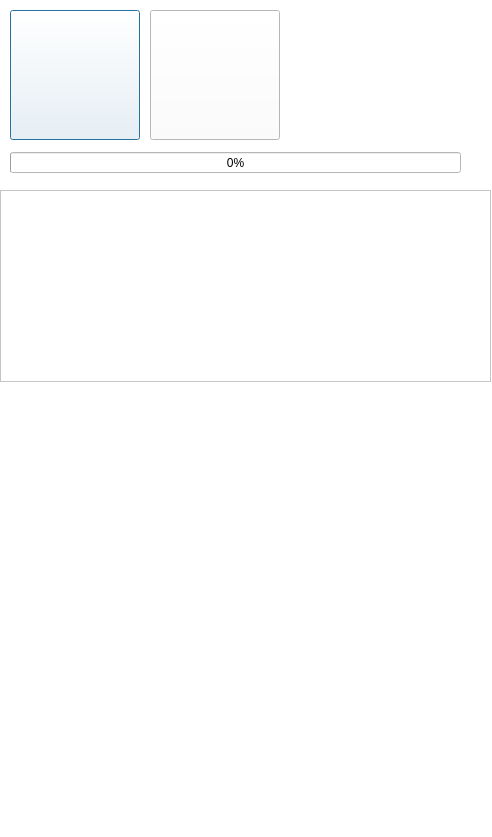
<?xml version="1.0" encoding="UTF-8"?>
<ui version="4.0">
 <class>formImageEdition</class>
 <widget class="QDialog" name="formImageEdition">
  <property name="geometry">
   <rect>
    <x>0</x>
    <y>0</y>
    <width>492</width>
    <height>837</height>
   </rect>
  </property>
  <property name="palette">
   <palette>
    <active>
     <colorrole role="WindowText">
      <brush brushstyle="SolidPattern">
       <color alpha="255">
        <red>0</red>
        <green>0</green>
        <blue>0</blue>
       </color>
      </brush>
     </colorrole>
     <colorrole role="Button">
      <brush brushstyle="SolidPattern">
       <color alpha="255">
        <red>255</red>
        <green>255</green>
        <blue>255</blue>
       </color>
      </brush>
     </colorrole>
     <colorrole role="Light">
      <brush brushstyle="SolidPattern">
       <color alpha="255">
        <red>255</red>
        <green>255</green>
        <blue>255</blue>
       </color>
      </brush>
     </colorrole>
     <colorrole role="Midlight">
      <brush brushstyle="SolidPattern">
       <color alpha="255">
        <red>255</red>
        <green>255</green>
        <blue>255</blue>
       </color>
      </brush>
     </colorrole>
     <colorrole role="Dark">
      <brush brushstyle="SolidPattern">
       <color alpha="255">
        <red>127</red>
        <green>127</green>
        <blue>127</blue>
       </color>
      </brush>
     </colorrole>
     <colorrole role="Mid">
      <brush brushstyle="SolidPattern">
       <color alpha="255">
        <red>170</red>
        <green>170</green>
        <blue>170</blue>
       </color>
      </brush>
     </colorrole>
     <colorrole role="Text">
      <brush brushstyle="SolidPattern">
       <color alpha="255">
        <red>0</red>
        <green>0</green>
        <blue>0</blue>
       </color>
      </brush>
     </colorrole>
     <colorrole role="BrightText">
      <brush brushstyle="SolidPattern">
       <color alpha="255">
        <red>255</red>
        <green>255</green>
        <blue>255</blue>
       </color>
      </brush>
     </colorrole>
     <colorrole role="ButtonText">
      <brush brushstyle="SolidPattern">
       <color alpha="255">
        <red>0</red>
        <green>0</green>
        <blue>0</blue>
       </color>
      </brush>
     </colorrole>
     <colorrole role="Base">
      <brush brushstyle="SolidPattern">
       <color alpha="255">
        <red>255</red>
        <green>255</green>
        <blue>255</blue>
       </color>
      </brush>
     </colorrole>
     <colorrole role="Window">
      <brush brushstyle="SolidPattern">
       <color alpha="255">
        <red>255</red>
        <green>255</green>
        <blue>255</blue>
       </color>
      </brush>
     </colorrole>
     <colorrole role="Shadow">
      <brush brushstyle="SolidPattern">
       <color alpha="255">
        <red>0</red>
        <green>0</green>
        <blue>0</blue>
       </color>
      </brush>
     </colorrole>
     <colorrole role="AlternateBase">
      <brush brushstyle="SolidPattern">
       <color alpha="255">
        <red>255</red>
        <green>255</green>
        <blue>255</blue>
       </color>
      </brush>
     </colorrole>
     <colorrole role="ToolTipBase">
      <brush brushstyle="SolidPattern">
       <color alpha="255">
        <red>255</red>
        <green>255</green>
        <blue>220</blue>
       </color>
      </brush>
     </colorrole>
     <colorrole role="ToolTipText">
      <brush brushstyle="SolidPattern">
       <color alpha="255">
        <red>0</red>
        <green>0</green>
        <blue>0</blue>
       </color>
      </brush>
     </colorrole>
    </active>
    <inactive>
     <colorrole role="WindowText">
      <brush brushstyle="SolidPattern">
       <color alpha="255">
        <red>0</red>
        <green>0</green>
        <blue>0</blue>
       </color>
      </brush>
     </colorrole>
     <colorrole role="Button">
      <brush brushstyle="SolidPattern">
       <color alpha="255">
        <red>255</red>
        <green>255</green>
        <blue>255</blue>
       </color>
      </brush>
     </colorrole>
     <colorrole role="Light">
      <brush brushstyle="SolidPattern">
       <color alpha="255">
        <red>255</red>
        <green>255</green>
        <blue>255</blue>
       </color>
      </brush>
     </colorrole>
     <colorrole role="Midlight">
      <brush brushstyle="SolidPattern">
       <color alpha="255">
        <red>255</red>
        <green>255</green>
        <blue>255</blue>
       </color>
      </brush>
     </colorrole>
     <colorrole role="Dark">
      <brush brushstyle="SolidPattern">
       <color alpha="255">
        <red>127</red>
        <green>127</green>
        <blue>127</blue>
       </color>
      </brush>
     </colorrole>
     <colorrole role="Mid">
      <brush brushstyle="SolidPattern">
       <color alpha="255">
        <red>170</red>
        <green>170</green>
        <blue>170</blue>
       </color>
      </brush>
     </colorrole>
     <colorrole role="Text">
      <brush brushstyle="SolidPattern">
       <color alpha="255">
        <red>0</red>
        <green>0</green>
        <blue>0</blue>
       </color>
      </brush>
     </colorrole>
     <colorrole role="BrightText">
      <brush brushstyle="SolidPattern">
       <color alpha="255">
        <red>255</red>
        <green>255</green>
        <blue>255</blue>
       </color>
      </brush>
     </colorrole>
     <colorrole role="ButtonText">
      <brush brushstyle="SolidPattern">
       <color alpha="255">
        <red>0</red>
        <green>0</green>
        <blue>0</blue>
       </color>
      </brush>
     </colorrole>
     <colorrole role="Base">
      <brush brushstyle="SolidPattern">
       <color alpha="255">
        <red>255</red>
        <green>255</green>
        <blue>255</blue>
       </color>
      </brush>
     </colorrole>
     <colorrole role="Window">
      <brush brushstyle="SolidPattern">
       <color alpha="255">
        <red>255</red>
        <green>255</green>
        <blue>255</blue>
       </color>
      </brush>
     </colorrole>
     <colorrole role="Shadow">
      <brush brushstyle="SolidPattern">
       <color alpha="255">
        <red>0</red>
        <green>0</green>
        <blue>0</blue>
       </color>
      </brush>
     </colorrole>
     <colorrole role="AlternateBase">
      <brush brushstyle="SolidPattern">
       <color alpha="255">
        <red>255</red>
        <green>255</green>
        <blue>255</blue>
       </color>
      </brush>
     </colorrole>
     <colorrole role="ToolTipBase">
      <brush brushstyle="SolidPattern">
       <color alpha="255">
        <red>255</red>
        <green>255</green>
        <blue>220</blue>
       </color>
      </brush>
     </colorrole>
     <colorrole role="ToolTipText">
      <brush brushstyle="SolidPattern">
       <color alpha="255">
        <red>0</red>
        <green>0</green>
        <blue>0</blue>
       </color>
      </brush>
     </colorrole>
    </inactive>
    <disabled>
     <colorrole role="WindowText">
      <brush brushstyle="SolidPattern">
       <color alpha="255">
        <red>127</red>
        <green>127</green>
        <blue>127</blue>
       </color>
      </brush>
     </colorrole>
     <colorrole role="Button">
      <brush brushstyle="SolidPattern">
       <color alpha="255">
        <red>255</red>
        <green>255</green>
        <blue>255</blue>
       </color>
      </brush>
     </colorrole>
     <colorrole role="Light">
      <brush brushstyle="SolidPattern">
       <color alpha="255">
        <red>255</red>
        <green>255</green>
        <blue>255</blue>
       </color>
      </brush>
     </colorrole>
     <colorrole role="Midlight">
      <brush brushstyle="SolidPattern">
       <color alpha="255">
        <red>255</red>
        <green>255</green>
        <blue>255</blue>
       </color>
      </brush>
     </colorrole>
     <colorrole role="Dark">
      <brush brushstyle="SolidPattern">
       <color alpha="255">
        <red>127</red>
        <green>127</green>
        <blue>127</blue>
       </color>
      </brush>
     </colorrole>
     <colorrole role="Mid">
      <brush brushstyle="SolidPattern">
       <color alpha="255">
        <red>170</red>
        <green>170</green>
        <blue>170</blue>
       </color>
      </brush>
     </colorrole>
     <colorrole role="Text">
      <brush brushstyle="SolidPattern">
       <color alpha="255">
        <red>127</red>
        <green>127</green>
        <blue>127</blue>
       </color>
      </brush>
     </colorrole>
     <colorrole role="BrightText">
      <brush brushstyle="SolidPattern">
       <color alpha="255">
        <red>255</red>
        <green>255</green>
        <blue>255</blue>
       </color>
      </brush>
     </colorrole>
     <colorrole role="ButtonText">
      <brush brushstyle="SolidPattern">
       <color alpha="255">
        <red>127</red>
        <green>127</green>
        <blue>127</blue>
       </color>
      </brush>
     </colorrole>
     <colorrole role="Base">
      <brush brushstyle="SolidPattern">
       <color alpha="255">
        <red>255</red>
        <green>255</green>
        <blue>255</blue>
       </color>
      </brush>
     </colorrole>
     <colorrole role="Window">
      <brush brushstyle="SolidPattern">
       <color alpha="255">
        <red>255</red>
        <green>255</green>
        <blue>255</blue>
       </color>
      </brush>
     </colorrole>
     <colorrole role="Shadow">
      <brush brushstyle="SolidPattern">
       <color alpha="255">
        <red>0</red>
        <green>0</green>
        <blue>0</blue>
       </color>
      </brush>
     </colorrole>
     <colorrole role="AlternateBase">
      <brush brushstyle="SolidPattern">
       <color alpha="255">
        <red>255</red>
        <green>255</green>
        <blue>255</blue>
       </color>
      </brush>
     </colorrole>
     <colorrole role="ToolTipBase">
      <brush brushstyle="SolidPattern">
       <color alpha="255">
        <red>255</red>
        <green>255</green>
        <blue>220</blue>
       </color>
      </brush>
     </colorrole>
     <colorrole role="ToolTipText">
      <brush brushstyle="SolidPattern">
       <color alpha="255">
        <red>0</red>
        <green>0</green>
        <blue>0</blue>
       </color>
      </brush>
     </colorrole>
    </disabled>
   </palette>
  </property>
  <property name="windowTitle">
   <string>Image Edition</string>
  </property>
  <property name="autoFillBackground">
   <bool>false</bool>
  </property>
  <widget class="QPushButton" name="pbSynLastSnapshot">
   <property name="geometry">
    <rect>
     <x>10</x>
     <y>10</y>
     <width>130</width>
     <height>130</height>
    </rect>
   </property>
   <property name="palette">
    <palette>
     <active>
      <colorrole role="Light">
       <brush brushstyle="SolidPattern">
        <color alpha="255">
         <red>238</red>
         <green>238</green>
         <blue>236</blue>
        </color>
       </brush>
      </colorrole>
     </active>
     <inactive>
      <colorrole role="Light">
       <brush brushstyle="SolidPattern">
        <color alpha="255">
         <red>238</red>
         <green>238</green>
         <blue>236</blue>
        </color>
       </brush>
      </colorrole>
     </inactive>
     <disabled>
      <colorrole role="Light">
       <brush brushstyle="SolidPattern">
        <color alpha="255">
         <red>238</red>
         <green>238</green>
         <blue>236</blue>
        </color>
       </brush>
      </colorrole>
     </disabled>
    </palette>
   </property>
   <property name="whatsThis">
    <string>&lt;html&gt;&lt;head/&gt;&lt;body&gt;&lt;p&gt;Camera connection&lt;/p&gt;&lt;/body&gt;&lt;/html&gt;</string>
   </property>
   <property name="autoFillBackground">
    <bool>true</bool>
   </property>
   <property name="text">
    <string/>
   </property>
   <property name="icon">
    <iconset resource="images.qrc">
     <normaloff>:/androidImages/syncSnapshot.png</normaloff>
     <disabledoff>:/androidImages/syncSnapshot.png</disabledoff>:/androidImages/syncSnapshot.png</iconset>
   </property>
   <property name="iconSize">
    <size>
     <width>130</width>
     <height>130</height>
    </size>
   </property>
  </widget>
  <widget class="QPushButton" name="pbNDVIAlgorithm">
   <property name="geometry">
    <rect>
     <x>150</x>
     <y>10</y>
     <width>130</width>
     <height>130</height>
    </rect>
   </property>
   <property name="palette">
    <palette>
     <active>
      <colorrole role="Light">
       <brush brushstyle="SolidPattern">
        <color alpha="255">
         <red>238</red>
         <green>238</green>
         <blue>236</blue>
        </color>
       </brush>
      </colorrole>
     </active>
     <inactive>
      <colorrole role="Light">
       <brush brushstyle="SolidPattern">
        <color alpha="255">
         <red>238</red>
         <green>238</green>
         <blue>236</blue>
        </color>
       </brush>
      </colorrole>
     </inactive>
     <disabled>
      <colorrole role="Light">
       <brush brushstyle="SolidPattern">
        <color alpha="255">
         <red>238</red>
         <green>238</green>
         <blue>236</blue>
        </color>
       </brush>
      </colorrole>
     </disabled>
    </palette>
   </property>
   <property name="whatsThis">
    <string>&lt;html&gt;&lt;head/&gt;&lt;body&gt;&lt;p&gt;Camera connection&lt;/p&gt;&lt;/body&gt;&lt;/html&gt;</string>
   </property>
   <property name="autoFillBackground">
    <bool>true</bool>
   </property>
   <property name="text">
    <string/>
   </property>
   <property name="icon">
    <iconset resource="images.qrc">
     <normaloff>:/androidImages/ndvi.png</normaloff>
     <disabledoff>:/androidImages/ndvi.png</disabledoff>:/androidImages/ndvi.png</iconset>
   </property>
   <property name="iconSize">
    <size>
     <width>130</width>
     <height>130</height>
    </size>
   </property>
  </widget>
  <widget class="QGraphicsView" name="gvImgShown">
   <property name="geometry">
    <rect>
     <x>0</x>
     <y>190</y>
     <width>491</width>
     <height>192</height>
    </rect>
   </property>
  </widget>
  <widget class="QLabel" name="label">
   <property name="geometry">
    <rect>
     <x>10</x>
     <y>145</y>
     <width>431</width>
     <height>41</height>
    </rect>
   </property>
   <property name="text">
    <string>Saving Image Locally...</string>
   </property>
  </widget>
  <widget class="QProgressBar" name="progBar">
   <property name="geometry">
    <rect>
     <x>10</x>
     <y>152</y>
     <width>451</width>
     <height>21</height>
    </rect>
   </property>
   <property name="value">
    <number>0</number>
   </property>
   <property name="textVisible">
    <bool>true</bool>
   </property>
  </widget>
 </widget>
 <resources>
  <include location="images.qrc"/>
 </resources>
 <connections/>
</ui>
